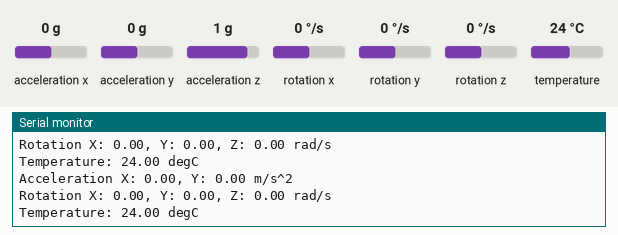
A sketch run on a simulated Arduino Uno, built with avr-gcc and run on an emulated ATmega328P. Parts: the last lines printed to the serial monitor. Inputs (shaded band) come from the test bench; at power-on: acceleration x 0 g, acceleration y 0 g, rotation x 0 °/s, rotation y 0 °/s, rotation z 0 °/s, acceleration z 1 g, temperature 24 °C.

Above: at 1.3 s.
1.4 s: acceleration x set to -1.4 g
At 1.93 s:
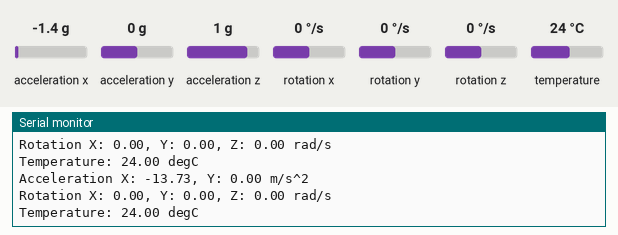
2.9 s: acceleration y set to -1.4 g
At 3.45 s:
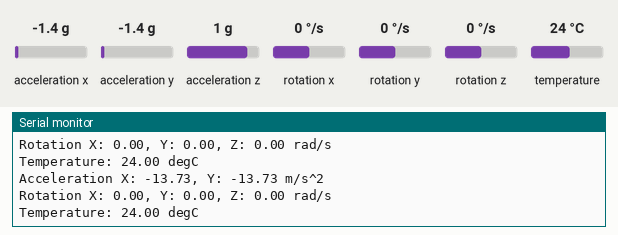
4.4 s: rotation x set to -192 °/s
At 4.97 s:
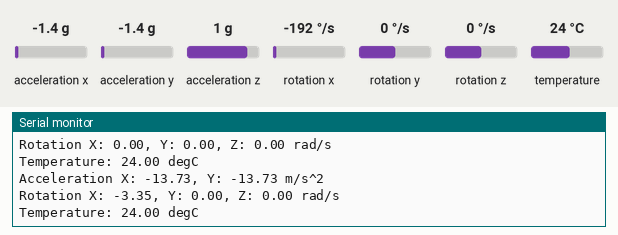
5.9 s: rotation y set to -192 °/s
At 6.49 s:
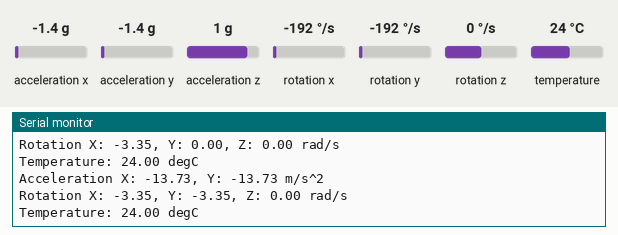
7.4 s: rotation z set to -192 °/s
At 8.01 s:
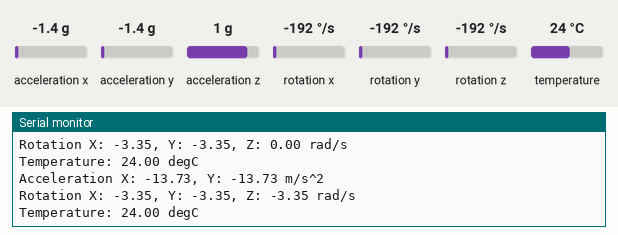

The sketch:

MPU6050.ino
```cpp
// Basic demo for accelerometer readings from Adafruit MPU6050

#include <Adafruit_MPU6050.h> //- https://github.com/adafruit/Adafruit_Sensor
#include <Adafruit_Sensor.h>  //- https://github.com/adafruit/Adafruit_MPU6050
#include <Wire.h>

Adafruit_MPU6050 mpu;

void setup(void) {
  Serial.begin(115200);

  if (!mpu.begin()) {
    Serial.println("Failed to find MPU6050 chip");
    while (1) {
      delay(10);
    }
  }

  mpu.setAccelerometerRange(MPU6050_RANGE_8_G);
  mpu.setGyroRange(MPU6050_RANGE_500_DEG);
  mpu.setFilterBandwidth(MPU6050_BAND_21_HZ);

  delay(100);
}

void loop() {

  /* Get new sensor events with the readings */
  sensors_event_t a, g, temp;
  mpu.getEvent(&a, &g, &temp);

  /* Print out the values */
  Serial.print("Acceleration X: ");
  Serial.print(a.acceleration.x);
  Serial.print(", Y: ");
  Serial.print(a.acceleration.y);
  Serial.println(" m/s^2");

  Serial.print("Rotation X: ");
  Serial.print(g.gyro.x);
  Serial.print(", Y: ");
  Serial.print(g.gyro.y);
  Serial.print(", Z: ");
  Serial.print(g.gyro.z);
  Serial.println(" rad/s");

  Serial.print("Temperature: ");
  Serial.print(temp.temperature);
  Serial.println(" degC");

  Serial.println("");
  delay(500);
}
```

Measured:
- after the input at 1.4 s, the serial monitor: prints a new line after 0.22 s (image 1)
- after the input at 2.9 s, the serial monitor: prints a new line after 0.24 s (image 2)
- after the input at 4.4 s, the serial monitor: prints a new line after 0.26 s (image 3)
- after the input at 5.9 s, the serial monitor: prints a new line after 0.28 s (image 4)
- after the input at 7.4 s, the serial monitor: prints a new line after 0.30 s (image 5)
